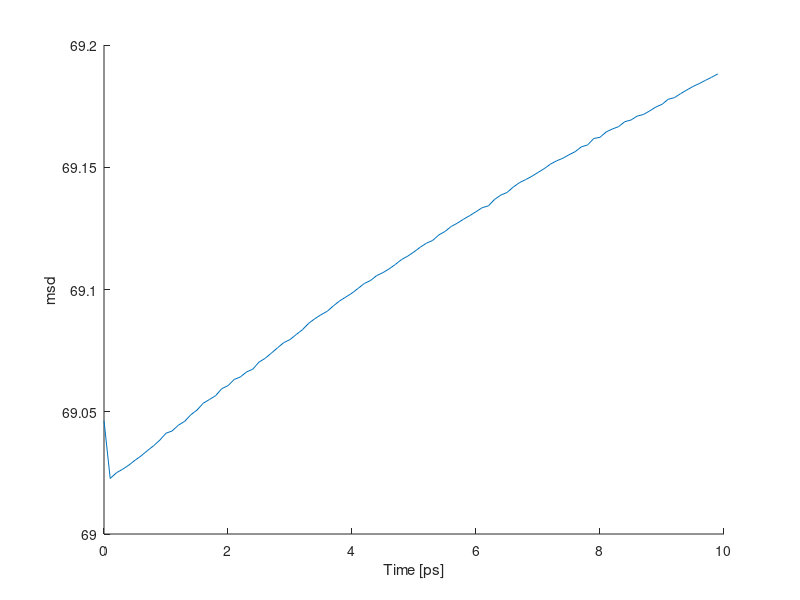

This chart was generated by the following MATLAB code: (Note: this script raises an error after producing the figure.)
%% Plot vol
close all;
clear all;

data = load('velcorr_973.dat');
%data2 = load('msd_773.dat');



t = data(1:end,1);
figure(1);


hold on;
plot(t(1:100),data(1:100,14))
%plot(t,data2(1:end,14))

xlabel('Time [ps]')
ylabel('msd')
%legend('\Tau_{eq} = 973K', '\Tau_{eq} = 773K');

sz = 60000;
W = linspace(0, 1000,sz);
phi = zeros(1, sz);
for i=1:sz
    w = W(i);
    tmpData = data(1:sz,14).* cos(w*t(1:sz));
    phi(i) = 2 * trapz(tmpData);
end
plot(t(1:sz),phi)
%Q = 0.33333333*trapz(data(1:100,14))

hold off;